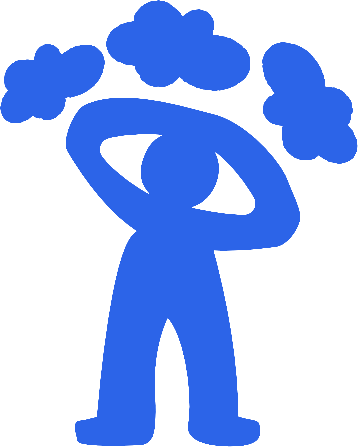
#> input picture assets/character-coworking.png, 358 x 447 px
$ python vectorize_little_men.py
#> lines starting #> are read from the running program, lines starting #| are printed output that depends on the picture; after the words box and inside, x2 and y2 are one past the last pixel; in counts of white or black regions, pixels touching at a corner belong together
"""Trace each room character PNG into grouped SVG paths (person vs objects)."""
from __future__ import annotations

from pathlib import Path

import numpy as np
from PIL import Image
from potrace import Bitmap
from scipy import ndimage

ROOT = Path(__file__).resolve().parents[1]
ASSETS = ROOT / "assets"
OUT = ROOT / "little-man" / "svg"
OUT.mkdir(parents=True, exist_ok=True)

ROOMS = {
    "coworking": {"file": "character-coworking.png", "fill": "#2c64e8", "split": None},
    "bar": {"file": "character-bar.png", "fill": "#ffc100", "split": {"mode": "overlap", "y": 252, "overlap": 36, "torso_y": 260, "torso_pad": 6}},
    "media": {"file": "character-media.png", "fill": "#2c64e8", "split": {"mode": "arch", "cap_end": 206, "arch_end": 242, "overlap": 28}},
    "reformer": {"file": "character-reformer.png", "fill": "#ffc100", "split": None},
    "wellness": {"file": "character-wellness.png", "fill": "#3f9941", "split": None},
}


# [5 lines left out: function fmt, not called in this run]


def xy(point) -> str:
    return f"{fmt(point.x)} {fmt(point.y)}"


# [9 lines left out: function curve_to_d, not called in this run]


def trace_mask(mask: np.ndarray) -> str:
    if not mask.any():
        return ""
    paths = Bitmap(~mask).trace(turdsize=2, alphamax=0.9, opttolerance=0.2)
    return " ".join(curve_to_d(curve) for curve in paths)


# [53 lines left out: functions row_runs, split_overlap, split_arch, not called in this run]


def masks_for(name: str, split: dict | None) -> list[tuple[str, np.ndarray]]:
    arr = np.array(Image.open(ASSETS / name).convert("RGBA"))
    ink = (arr[:, :, 3] > 40) & (arr[:, :, 0:3].max(axis=2) > 40)
    h, w = ink.shape
    yy = np.arange(h)[:, None]
    labeled, count = ndimage.label(ink)
    parts: list[tuple[np.ndarray, int]] = []

    for index in range(1, count + 1):
        component = labeled == index
        pixels = int(component.sum())
        if pixels < 8:
            continue
        parts.append((component, pixels))

    parts.sort(key=lambda item: item[1], reverse=True)
    body = parts[0][0]
    objects = [item[0] for item in parts[1:]]

    if split:
        if split["mode"] == "overlap":
            body, upper = split_overlap(body, yy, split)
            objects.append(upper)
        elif split["mode"] == "arch":
            body, dome = split_arch(body, split)
            objects.append(dome)

    def centroid_y(mask: np.ndarray) -> float:
        ys = np.where(mask)[0]
        return float(ys.mean()) if ys.size else 0.0

    objects.sort(key=centroid_y)
    labeled_parts = [("person", body)]
    for i, mask in enumerate(objects, start=1):
        labeled_parts.append((f"object-{i}", mask))
    return labeled_parts


def svg_for(room: str, spec: dict) -> str:
    im = Image.open(ASSETS / spec["file"])
    w, h = im.size
    groups = []
    person_paths = []
    object_paths = []
    for role, mask in masks_for(spec["file"], spec["split"]):
        d = trace_mask(mask)
        if not d:
            continue
        path = f'      <path fill-rule="evenodd" d="{d}"/>'
        if role == "person":
            person_paths.append(path)
        else:
            object_paths.append(
                f'    <g class="object {role}">\n{path}\n    </g>'
            )
    groups.append('    <g class="person">\n' + "\n".join(person_paths) + "\n    </g>")
    groups.append('    <g class="objects">\n' + "\n".join(object_paths) + "\n    </g>")
    return (
        f'<svg class="little-man little-man--{room}" viewBox="0 0 {w} {h}" '
        f'xmlns="http://www.w3.org/2000/svg" fill="{spec["fill"]}" '
        f'role="img" aria-label="{room}">\n'
        + "\n".join(groups)
        + "\n</svg>\n"
    )


def main() -> None:
    for room, spec in ROOMS.items():
        svg = svg_for(room, spec)
#> in svg_for, im is the input picture: PIL image 358x447 RGBA; mean R, G, B, A 44, 100, 232, 106.2
#> in masks_for, `ink = (arr[:, :, 3] > 40) & (arr[:, :, 0:3].max(axis=2) > 40)`:
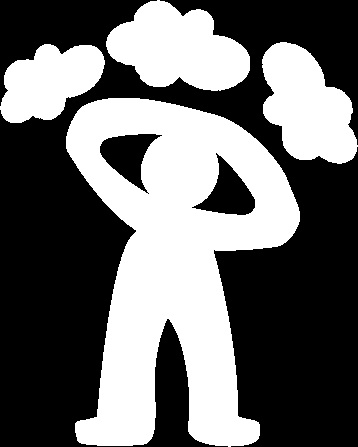
#> ink: shape (447, 358) bool; 41.8% white; 4 white regions, box (x1, y1, x2, y2) and area: (66, 98, 300, 447) 44773, (106, 0, 250, 91) 8672, (262, 42, 358, 164) 7824, (0, 44, 105, 123) 5626
#> in masks_for, `labeled, count = ndimage.label(ink)`:
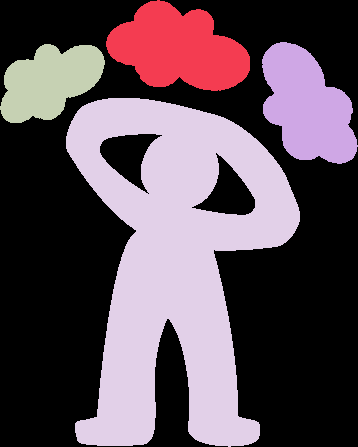
#> labeled: shape (447, 358) int32; 5 distinct labels, from 0 to 4; one colour per label, 0 black
#> in masks_for, `labeled, count = ndimage.label(ink)`: count = 4
#> the loop in masks_for, `for index in range(1, count + 1):` made 4 passes
#> pixels on passes 1 to 4: 8672, 7824, 5626, 44773
#> pass 1, in masks_for, `component = labeled == index`:
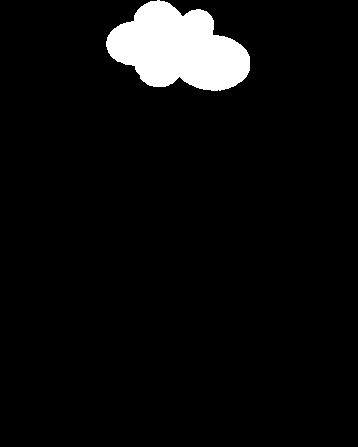
#> component: shape (447, 358) bool; 5.4% white; 1 white region, box (x1, y1, x2, y2) and area: (106, 0, 250, 91) 8672
#> pass 2, in masks_for, `component = labeled == index`:
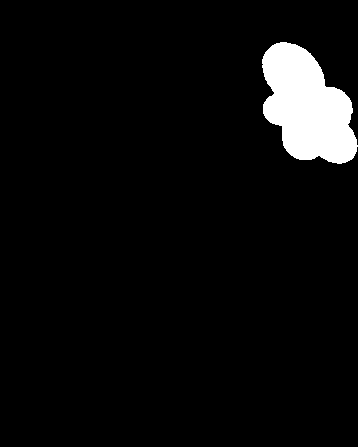
#> component: shape (447, 358) bool; 4.9% white; 1 white region, box (x1, y1, x2, y2) and area: (262, 42, 358, 164) 7824
#> pass 3, in masks_for, `component = labeled == index`:
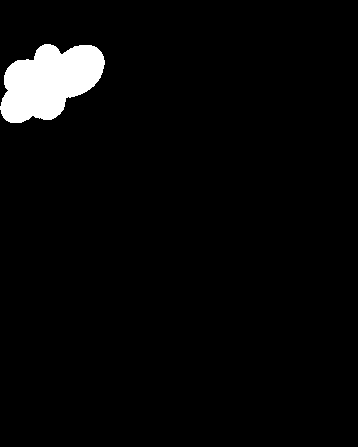
#> component: shape (447, 358) bool; 3.5% white; 1 white region, box (x1, y1, x2, y2) and area: (0, 44, 105, 123) 5626
#> after the loop in masks_for, `for index in range(1, count + 1):`: parts = 4 items
#> in masks_for, `body = parts[0][0]`:
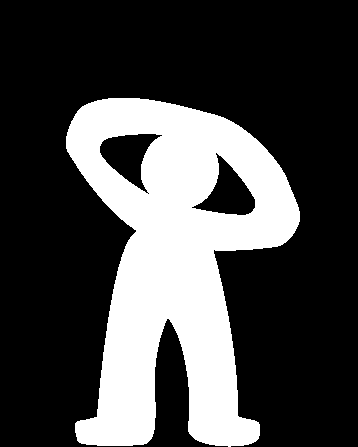
#> body: shape (447, 358) bool; 28% white; 1 white region, box (x1, y1, x2, y2) and area: (66, 98, 300, 447) 44773
#> in masks_for, `objects = [item[0] for item in parts[1:]]`: objects = 3 items
#> in centroid_y, `ys = np.where(mask)[0]`: ys = 8672 values from 0 to 90
#> the loop in masks_for, `for i, mask in enumerate(objects, start=1):` made 3 passes
#> after the loop in masks_for, `for i, mask in enumerate(objects, start=1):`: labeled_parts = 4 items
        dest = OUT / f"{room}.svg"
        dest.write_text(svg, encoding="utf-8")
        print("wrote", dest.name, dest.stat().st_size, "bytes")


if __name__ == "__main__":
    main()
#> (the call stopped at in trace_mask, `paths = Bitmap(~mask).trace(turdsize=2, alphamax=0.9, opttolerance=0.2)`: potrace is not available in this run)
